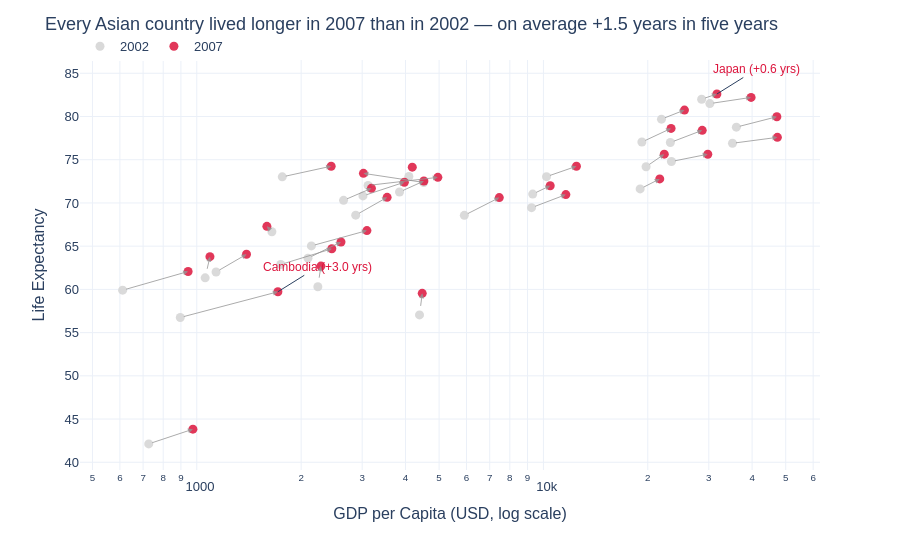

The cell this chart's notebook holds for it:
### Markdown cell above
## Task 1 — Scatter: life expectancy change over time

**What to build:** A scatter showing **GDP per capita vs life expectancy** for **two years** (2002 and 2007) to show how both moved — use **colour for year** (just 2 colours), **one continent only**.

Choose any continent except Africa (that was the example). Highlight the change direction.

> 💡 Filter: `df.loc[df['continent'] == 'YOUR_CHOICE']` then filter years

### Code cell
# Task 1
# YOUR CODE HERE
import math
import plotly.graph_objects as go

continent = 'Asia'
d = df.loc[(df['continent'] == continent) & (df['year'].isin([2002, 2007]))]

fig = px.scatter(
    data_frame=d, x='gdpPercap', y='lifeExp',
    color=d['year'].astype(str),                       # colour encodes year (categorical)
    color_discrete_map={'2002': 'lightgrey', '2007': 'crimson'},   # grey = past, red = now
    category_orders={'color': ['2002', '2007']},
    hover_name='country', log_x=True,
    labels={'gdpPercap': 'GDP per Capita (USD, log scale)', 'lifeExp': 'Life Expectancy', 'color': ''},
    template='plotly_white'
)
fig.update_traces(marker=dict(size=9, opacity=0.85))

# Highlight change direction: arrow from each country's 2002 point to its 2007 point
w = d.pivot(index='country', columns='year', values=['gdpPercap', 'lifeExp'])
for c in w.index:
    fig.add_annotation(
        x=math.log10(w.loc[c, ('gdpPercap', 2007)]), y=w.loc[c, ('lifeExp', 2007)],
        ax=math.log10(w.loc[c, ('gdpPercap', 2002)]), ay=w.loc[c, ('lifeExp', 2002)],
        xref='x', yref='y', axref='x', ayref='y',
        showarrow=True, arrowhead=2, arrowsize=1, arrowwidth=1, arrowcolor='rgba(150,150,150,0.8)'
    )

# Label notable movers directly
gain = (w[('lifeExp', 2007)] - w[('lifeExp', 2002)])
for c in [gain.idxmax(), gain.idxmin()]:
    fig.add_annotation(
        x=math.log10(w.loc[c, ('gdpPercap', 2007)]), y=w.loc[c, ('lifeExp', 2007)],
        text=f"{c} (+{gain[c]:.1f} yrs)", showarrow=True, arrowhead=0, ax=40, ay=-25,
        font=dict(size=12, family='Arial', color='crimson')
    )

fig.update_layout(
    title=f'Every Asian country lived longer in 2007 than in 2002 — on average +{gain.mean():.1f} years in five years',
    font=dict(family='Arial', size=13), height=550,
    legend=dict(orientation='h', x=0, y=1.07, title='')
)
fig.show()

### Figure 1 — Plotly figure (JSON) as saved in the notebook; plotly's stock layout.template omitted (floating-point values rounded to 4 significant figures)
{"data": [{"hovertemplate": "<b>%{hovertext}</b><br><br>=2002<br>GDP per Capita (USD, log scale)=%{x}<br>Life Expectancy=%{y}<extra></extra>", "hovertext": ["Afghanistan", "Bahrain", "Bangladesh", "Cambodia", "China", "Hong Kong, China", "India", "Indonesia", "Iran", "Iraq", "Israel", "Japan", "Jordan", "Korea, Dem. Rep.", "Korea, Rep.", "Kuwait", "Lebanon", "Malaysia", "Mongolia", "Myanmar", "Nepal", "Oman", "Pakistan", "Philippines", "Saudi Arabia", "Singapore", "Sri Lanka", "Syria", "Taiwan", "Thailand", "Vietnam", "West Bank and Gaza", "Yemen, Rep."], "legendgroup": "2002", "marker": {"color": "lightgrey", "opacity": 0.85, "size": 9, "symbol": "circle"}, "mode": "markers", "name": "2002", "orientation": "v", "showlegend": true, "type": "scatter", "x": [726.7, 23400.0, 1136.0, 896.2, 3119.0, 30210.0, 1747.0, 2874.0, 9241.0, 4391.0, 21910.0, 28600.0, 3845.0, 1647.0, 19230.0, 35110.0, 9314.0, 10210.0, 2141.0, 611.0, 1057.0, 19770.0, 2093.0, 2651.0, 19010.0, 36020.0, 3015.0, 4091.0, 23240.0, 5913.0, 1764.0, 4515.0, 2235.0], "xaxis": "x", "y": [42.13, 74.8, 62.01, 56.75, 72.03, 81.5, 62.88, 68.59, 69.45, 57.05, 79.7, 82.0, 71.26, 66.66, 77.05, 76.9, 71.03, 73.04, 65.03, 59.91, 61.34, 74.19, 63.61, 70.3, 71.63, 78.77, 70.81, 73.05, 76.99, 68.56, 73.02, 72.37, 60.31], "yaxis": "y"}, {"hovertemplate": "<b>%{hovertext}</b><br><br>=2007<br>GDP per Capita (USD, log scale)=%{x}<br>Life Expectancy=%{y}<extra></extra>", "hovertext": ["Afghanistan", "Bahrain", "Bangladesh", "Cambodia", "China", "Hong Kong, China", "India", "Indonesia", "Iran", "Iraq", "Israel", "Japan", "Jordan", "Korea, Dem. Rep.", "Korea, Rep.", "Kuwait", "Lebanon", "Malaysia", "Mongolia", "Myanmar", "Nepal", "Oman", "Pakistan", "Philippines", "Saudi Arabia", "Singapore", "Sri Lanka", "Syria", "Taiwan", "Thailand", "Vietnam", "West Bank and Gaza", "Yemen, Rep."], "legendgroup": "2007", "marker": {"color": "crimson", "opacity": 0.85, "size": 9, "symbol": "circle"}, "mode": "markers", "name": "2007", "orientation": "v", "showlegend": true, "type": "scatter", "x": [974.6, 29800.0, 1391.0, 1714.0, 4959.0, 39720.0, 2452.0, 3541.0, 11610.0, 4471.0, 25520.0, 31660.0, 4519.0, 1593.0, 23350.0, 47310.0, 10460.0, 12450.0, 3096.0, 944.0, 1091.0, 22320.0, 2606.0, 3190.0, 21650.0, 47140.0, 3970.0, 4185.0, 28720.0, 7458.0, 2442.0, 3025.0, 2281.0], "xaxis": "x", "y": [43.83, 75.64, 64.06, 59.72, 72.96, 82.21, 64.7, 70.65, 70.96, 59.55, 80.75, 82.6, 72.53, 67.3, 78.62, 77.59, 71.99, 74.24, 66.8, 62.07, 63.78, 75.64, 65.48, 71.69, 72.78, 79.97, 72.4, 74.14, 78.4, 70.62, 74.25, 73.42, 62.7], "yaxis": "y"}], "layout": {"annotations": [{"arrowcolor": "rgba(150,150,150,0.8)", "arrowhead": 2, "arrowsize": 1, "arrowwidth": 1, "ax": 2.861, "axref": "x", "ay": 42.13, "ayref": "y", "showarrow": true, "x": 2.989, "xref": "x", "y": 43.83, "yref": "y"}, {"arrowcolor": "rgba(150,150,150,0.8)", "arrowhead": 2, "arrowsize": 1, "arrowwidth": 1, "ax": 4.369, "axref": "x", "ay": 74.8, "ayref": "y", "showarrow": true, "x": 4.474, "xref": "x", "y": 75.64, "yref": "y"}, {"arrowcolor": "rgba(150,150,150,0.8)", "arrowhead": 2, "arrowsize": 1, "arrowwidth": 1, "ax": 3.056, "axref": "x", "ay": 62.01, "ayref": "y", "showarrow": true, "x": 3.143, "xref": "x", "y": 64.06, "yref": "y"}, {"arrowcolor": "rgba(150,150,150,0.8)", "arrowhead": 2, "arrowsize": 1, "arrowwidth": 1, "ax": 2.952, "axref": "x", "ay": 56.75, "ayref": "y", "showarrow": true, "x": 3.234, "xref": "x", "y": 59.72, "yref": "y"}, {"arrowcolor": "rgba(150,150,150,0.8)", "arrowhead": 2, "arrowsize": 1, "arrowwidth": 1, "ax": 3.494, "axref": "x", "ay": 72.03, "ayref": "y", "showarrow": true, "x": 3.695, "xref": "x", "y": 72.96, "yref": "y"}, {"arrowcolor": "rgba(150,150,150,0.8)", "arrowhead": 2, "arrowsize": 1, "arrowwidth": 1, "ax": 4.48, "axref": "x", "ay": 81.5, "ayref": "y", "showarrow": true, "x": 4.599, "xref": "x", "y": 82.21, "yref": "y"}, {"arrowcolor": "rgba(150,150,150,0.8)", "arrowhead": 2, "arrowsize": 1, "arrowwidth": 1, "ax": 3.242, "axref": "x", "ay": 62.88, "ayref": "y", "showarrow": true, "x": 3.39, "xref": "x", "y": 64.7, "yref": "y"}, {"arrowcolor": "rgba(150,150,150,0.8)", "arrowhead": 2, "arrowsize": 1, "arrowwidth": 1, "ax": 3.458, "axref": "x", "ay": 68.59, "ayref": "y", "showarrow": true, "x": 3.549, "xref": "x", "y": 70.65, "yref": "y"}, {"arrowcolor": "rgba(150,150,150,0.8)", "arrowhead": 2, "arrowsize": 1, "arrowwidth": 1, "ax": 3.966, "axref": "x", "ay": 69.45, "ayref": "y", "showarrow": true, "x": 4.065, "xref": "x", "y": 70.96, "yref": "y"}, {"arrowcolor": "rgba(150,150,150,0.8)", "arrowhead": 2, "arrowsize": 1, "arrowwidth": 1, "ax": 3.643, "axref": "x", "ay": 57.05, "ayref": "y", "showarrow": true, "x": 3.65, "xref": "x", "y": 59.55, "yref": "y"}, {"arrowcolor": "rgba(150,150,150,0.8)", "arrowhead": 2, "arrowsize": 1, "arrowwidth": 1, "ax": 4.341, "axref": "x", "ay": 79.7, "ayref": "y", "showarrow": true, "x": 4.407, "xref": "x", "y": 80.75, "yref": "y"}, {"arrowcolor": "rgba(150,150,150,0.8)", "arrowhead": 2, "arrowsize": 1, "arrowwidth": 1, "ax": 4.456, "axref": "x", "ay": 82, "ayref": "y", "showarrow": true, "x": 4.5, "xref": "x", "y": 82.6, "yref": "y"}, {"arrowcolor": "rgba(150,150,150,0.8)", "arrowhead": 2, "arrowsize": 1, "arrowwidth": 1, "ax": 3.585, "axref": "x", "ay": 71.26, "ayref": "y", "showarrow": true, "x": 3.655, "xref": "x", "y": 72.53, "yref": "y"}, {"arrowcolor": "rgba(150,150,150,0.8)", "arrowhead": 2, "arrowsize": 1, "arrowwidth": 1, "ax": 3.217, "axref": "x", "ay": 66.66, "ayref": "y", "showarrow": true, "x": 3.202, "xref": "x", "y": 67.3, "yref": "y"}, {"arrowcolor": "rgba(150,150,150,0.8)", "arrowhead": 2, "arrowsize": 1, "arrowwidth": 1, "ax": 4.284, "axref": "x", "ay": 77.05, "ayref": "y", "showarrow": true, "x": 4.368, "xref": "x", "y": 78.62, "yref": "y"}, {"arrowcolor": "rgba(150,150,150,0.8)", "arrowhead": 2, "arrowsize": 1, "arrowwidth": 1, "ax": 4.545, "axref": "x", "ay": 76.9, "ayref": "y", "showarrow": true, "x": 4.675, "xref": "x", "y": 77.59, "yref": "y"}, {"arrowcolor": "rgba(150,150,150,0.8)", "arrowhead": 2, "arrowsize": 1, "arrowwidth": 1, "ax": 3.969, "axref": "x", "ay": 71.03, "ayref": "y", "showarrow": true, "x": 4.02, "xref": "x", "y": 71.99, "yref": "y"}, {"arrowcolor": "rgba(150,150,150,0.8)", "arrowhead": 2, "arrowsize": 1, "arrowwidth": 1, "ax": 4.009, "axref": "x", "ay": 73.04, "ayref": "y", "showarrow": true, "x": 4.095, "xref": "x", "y": 74.24, "yref": "y"}, {"arrowcolor": "rgba(150,150,150,0.8)", "arrowhead": 2, "arrowsize": 1, "arrowwidth": 1, "ax": 3.331, "axref": "x", "ay": 65.03, "ayref": "y", "showarrow": true, "x": 3.491, "xref": "x", "y": 66.8, "yref": "y"}, {"arrowcolor": "rgba(150,150,150,0.8)", "arrowhead": 2, "arrowsize": 1, "arrowwidth": 1, "ax": 2.786, "axref": "x", "ay": 59.91, "ayref": "y", "showarrow": true, "x": 2.975, "xref": "x", "y": 62.07, "yref": "y"}, {"arrowcolor": "rgba(150,150,150,0.8)", "arrowhead": 2, "arrowsize": 1, "arrowwidth": 1, "ax": 3.024, "axref": "x", "ay": 61.34, "ayref": "y", "showarrow": true, "x": 3.038, "xref": "x", "y": 63.78, "yref": "y"}, {"arrowcolor": "rgba(150,150,150,0.8)", "arrowhead": 2, "arrowsize": 1, "arrowwidth": 1, "ax": 4.296, "axref": "x", "ay": 74.19, "ayref": "y", "showarrow": true, "x": 4.349, "xref": "x", "y": 75.64, "yref": "y"}, {"arrowcolor": "rgba(150,150,150,0.8)", "arrowhead": 2, "arrowsize": 1, "arrowwidth": 1, "ax": 3.321, "axref": "x", "ay": 63.61, "ayref": "y", "showarrow": true, "x": 3.416, "xref": "x", "y": 65.48, "yref": "y"}, {"arrowcolor": "rgba(150,150,150,0.8)", "arrowhead": 2, "arrowsize": 1, "arrowwidth": 1, "ax": 3.423, "axref": "x", "ay": 70.3, "ayref": "y", "showarrow": true, "x": 3.504, "xref": "x", "y": 71.69, "yref": "y"}, {"arrowcolor": "rgba(150,150,150,0.8)", "arrowhead": 2, "arrowsize": 1, "arrowwidth": 1, "ax": 4.279, "axref": "x", "ay": 71.63, "ayref": "y", "showarrow": true, "x": 4.336, "xref": "x", "y": 72.78, "yref": "y"}, {"arrowcolor": "rgba(150,150,150,0.8)", "arrowhead": 2, "arrowsize": 1, "arrowwidth": 1, "ax": 4.557, "axref": "x", "ay": 78.77, "ayref": "y", "showarrow": true, "x": 4.673, "xref": "x", "y": 79.97, "yref": "y"}, {"arrowcolor": "rgba(150,150,150,0.8)", "arrowhead": 2, "arrowsize": 1, "arrowwidth": 1, "ax": 3.479, "axref": "x", "ay": 70.81, "ayref": "y", "showarrow": true, "x": 3.599, "xref": "x", "y": 72.4, "yref": "y"}, {"arrowcolor": "rgba(150,150,150,0.8)", "arrowhead": 2, "arrowsize": 1, "arrowwidth": 1, "ax": 3.612, "axref": "x", "ay": 73.05, "ayref": "y", "showarrow": true, "x": 3.622, "xref": "x", "y": 74.14, "yref": "y"}, {"arrowcolor": "rgba(150,150,150,0.8)", "arrowhead": 2, "arrowsize": 1, "arrowwidth": 1, "ax": 4.366, "axref": "x", "ay": 76.99, "ayref": "y", "showarrow": true, "x": 4.458, "xref": "x", "y": 78.4, "yref": "y"}, {"arrowcolor": "rgba(150,150,150,0.8)", "arrowhead": 2, "arrowsize": 1, "arrowwidth": 1, "ax": 3.772, "axref": "x", "ay": 68.56, "ayref": "y", "showarrow": true, "x": 3.873, "xref": "x", "y": 70.62, "yref": "y"}, {"arrowcolor": "rgba(150,150,150,0.8)", "arrowhead": 2, "arrowsize": 1, "arrowwidth": 1, "ax": 3.247, "axref": "x", "ay": 73.02, "ayref": "y", "showarrow": true, "x": 3.388, "xref": "x", "y": 74.25, "yref": "y"}, {"arrowcolor": "rgba(150,150,150,0.8)", "arrowhead": 2, "arrowsize": 1, "arrowwidth": 1, "ax": 3.655, "axref": "x", "ay": 72.37, "ayref": "y", "showarrow": true, "x": 3.481, "xref": "x", "y": 73.42, "yref": "y"}, {"arrowcolor": "rgba(150,150,150,0.8)", "arrowhead": 2, "arrowsize": 1, "arrowwidth": 1, "ax": 3.349, "axref": "x", "ay": 60.31, "ayref": "y", "showarrow": true, "x": 3.358, "xref": "x", "y": 62.7, "yref": "y"}, {"arrowhead": 0, "ax": 40, "ay": -25, "font": {"color": "crimson", "family": "Arial", "size": 12}, "showarrow": true, "text": "Cambodia (+3.0 yrs)", "x": 3.234, "y": 59.72}, {"arrowhead": 0, "ax": 40, "ay": -25, "font": {"color": "crimson", "family": "Arial", "size": 12}, "showarrow": true, "text": "Japan (+0.6 yrs)", "x": 4.5, "y": 82.6}], "font": {"family": "Arial", "size": 13}, "height": 550, "legend": {"orientation": "h", "title": {"text": ""}, "tracegroupgap": 0, "x": 0, "y": 1.07}, "margin": {"t": 60}, "title": {"text": "Every Asian country lived longer in 2007 than in 2002 — on average +1.5 years in five years"}, "xaxis": {"anchor": "y", "domain": [0, 1], "title": {"text": "GDP per Capita (USD, log scale)"}, "type": "log"}, "yaxis": {"anchor": "x", "domain": [0, 1], "title": {"text": "Life Expectancy"}}}}
